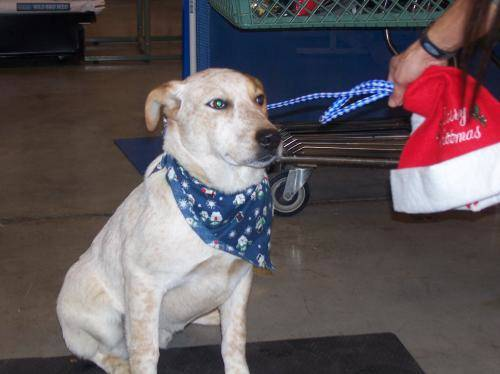
#> input picture PycharmProjects/work/cat_dog/dataset/training_set/dogs/dog.1191.jpg, 500 x 374 px; its folder holds 4 pictures in this run
$ python cat_dog_distinguish.py
#> lines starting #> are read from the running program, lines starting #| are printed output that depends on the picture
import os, sys
import PIL
import numpy as np
import matplotlib.pyplot as plt
from PIL import Image, ImageDraw
import cv2
import numpy as np
import random
# a = r"cat_dog/dataset/training_set/cats"
b = r"cat_dog/dataset/training_set/dogs"
#
# ## make image size into 300X300
new_cat_path = r"cat_dog/dataset/training_set/new_cats/"
new_dog_path = r"cat_dog/dataset/training_set/new_dogs/"
os.makedirs(new_dog_path)
# [13 lines of commented-out code are left out]
n = 1
for file in os.listdir(b):
    f_img = b + "/" + file
    img = Image.open(f_img).convert('L')
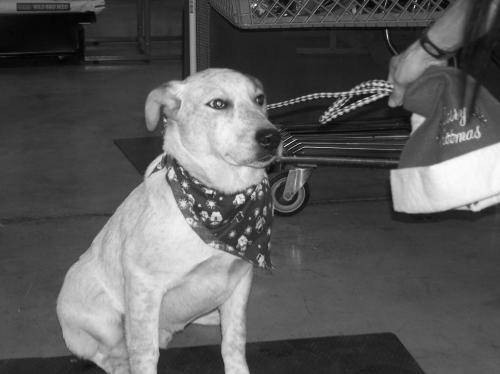
#> img: PIL image 500x374 L; min 0, max 254, mean 90.8
    img.save(new_dog_path + file )
    old_name = r"cat_dog/dataset/training_set/new_dogs/" + file
    new_name = r"cat_dog/dataset/training_set/new_dogs/" + "grayscale_dog_" + str(n) + ".png"
    os.rename(old_name, new_name)
    n += 1
#> pass 2 of the loop `for file in os.listdir(b):`:
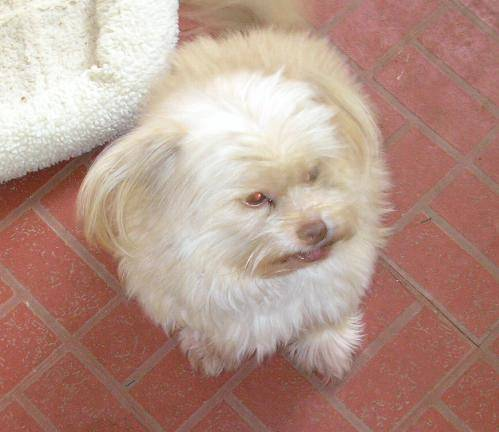
#> input picture PycharmProjects/work/cat_dog/dataset/training_set/dogs/dog.1289.jpg, 499 x 432 px
#> `img = Image.open(f_img).convert('L')`:
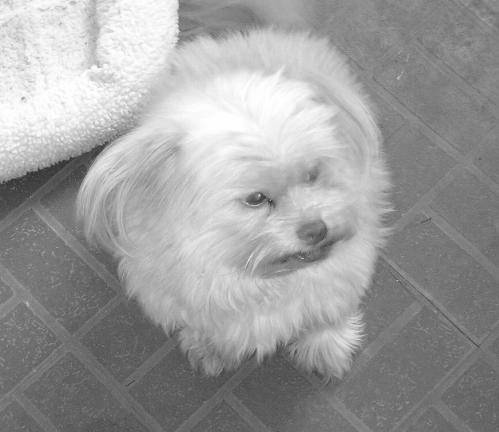
#> img: PIL image 499x432 L; min 42, max 255, mean 156.5
#> pass 3 of the loop `for file in os.listdir(b):`:
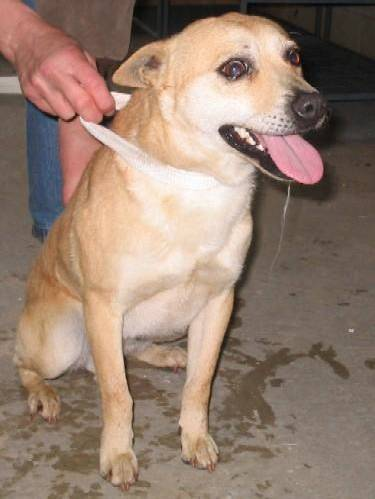
#> input picture PycharmProjects/work/cat_dog/dataset/training_set/dogs/dog.1673.jpg, 375 x 499 px
#> `img = Image.open(f_img).convert('L')`:
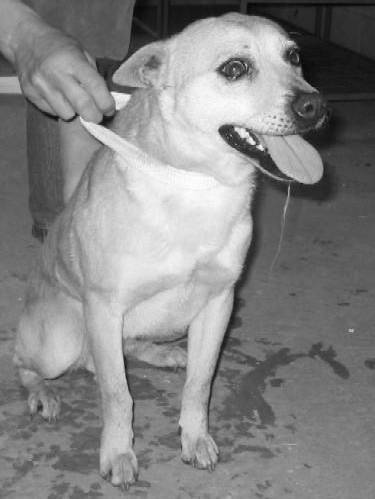
#> img: PIL image 375x499 L; min 2, max 255, mean 132.8
#> the loop made 4 passes; the first 3 are shown
print("down")

## 3. merge four resize cat picture into one.
os.makedirs('cat_dog/dataset/training_set/merge_cat')
def concat_tile(im_list_2d):
    return cv2.vconcat([cv2.hconcat(im_list_h) for im_list_h in im_list_2d])
n = 0
a = 0
#> (the run stopped early here; a loop or call above may not have finished)
